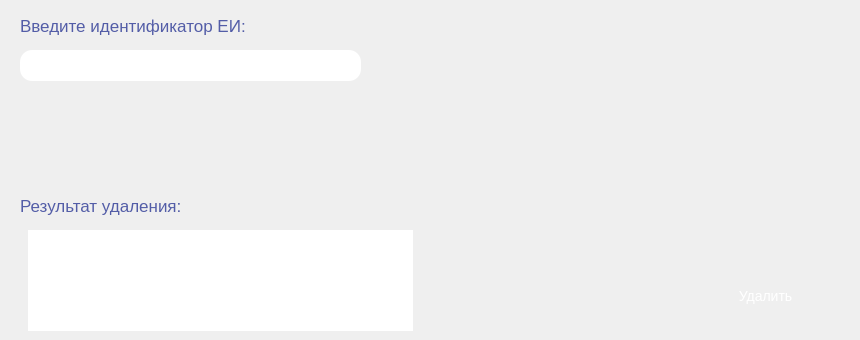
      <widget class="QWidget" name="page_2_deleteEI">
       <widget class="QTextEdit" name="textEdit_2_result">
        <property name="geometry">
         <rect>
          <x>20</x>
          <y>230</y>
          <width>401</width>
          <height>101</height>
         </rect>
        </property>
        <property name="styleSheet">
         <string notr="true">QTextEdit {
	border: 2px #FFF4E8;
    padding: 0 8px;
    border-radius: 12px;
    background: qlineargradient(x1:0, y1:0, x2:1, y2:1, 
    								stop:0 rgba(88, 205, 174, 1), 
    								stop:1 rgba(63, 148, 108, 1));
	color: white;
    font-size: 14px;
}</string>
        </property>
        <property name="placeholderText">
         <string>Здесь будут подробности проведенной операции</string>
        </property>
       </widget>
       <widget class="QLabel" name="label_2_result">
        <property name="geometry">
         <rect>
          <x>20</x>
          <y>190</y>
          <width>281</width>
          <height>31</height>
         </rect>
        </property>
        <property name="styleSheet">
         <string notr="true">QLabel {
	color: rgba(83, 93, 167, 1);
    font-size: 17px;
}</string>
        </property>
        <property name="text">
         <string>Результат удаления:</string>
        </property>
       </widget>
       <widget class="QLabel" name="label_2_id">
        <property name="geometry">
         <rect>
          <x>20</x>
          <y>10</y>
          <width>281</width>
          <height>31</height>
         </rect>
        </property>
        <property name="styleSheet">
         <string notr="true">QLabel {
	color: rgba(83, 93, 167, 1);
    font-size: 17px;
}</string>
        </property>
        <property name="text">
         <string>Введите идентификатор ЕИ:</string>
        </property>
       </widget>
       <widget class="QLineEdit" name="lineEdit_2_id">
        <property name="geometry">
         <rect>
          <x>20</x>
          <y>50</y>
          <width>341</width>
          <height>31</height>
         </rect>
        </property>
        <property name="styleSheet">
         <string notr="true">QLineEdit {
	border: 2px #FFE5CC;
    border-radius: 12px;
	padding: 0 8px;
    background: qlineargradient(x1:0, y1:0, x2:1, y2:0, 
    												stop:0 rgba(193, 95, 251, 1), 
													stop:0.6 rgba(97, 115, 241, 0.7),
    												stop:1 rgba(94, 131, 239, 0.7));
	selection-background-color: darkgray;
    font-size: 14px;
	color: rgba(255, 255, 255,1);
}</string>
        </property>
        <property name="placeholderText">
         <string>ИД</string>
        </property>
       </widget>
       <widget class="QPushButton" name="pushButton_2_delete">
        <property name="geometry">
         <rect>
          <x>680</x>
          <y>260</y>
          <width>171</width>
          <height>71</height>
         </rect>
        </property>
        <property name="styleSheet">
         <string notr="true">QPushButton {
	background-color: qlineargradient(x1:0, y1:0, x2:1, y2:1, 
    								stop:0 rgba(88, 205, 174, 1), 
    								stop:1 rgba(63, 148, 108, 1));
    color: white;
    text-align: center;
    text-decoration: none;
    font-size: 14px;
    border-radius: 12px;
}

QPushButton:pressed {
	background-color: qlineargradient(x1:0, y1:0, x2:1, y2:1, 
    								stop:0 rgba(88, 205, 174, 0.5), 
    								stop:1 rgba(63, 148, 108, 0.5));
}</string>
        </property>
        <property name="text">
         <string>Удалить</string>
        </property>
       </widget>
      </widget>
